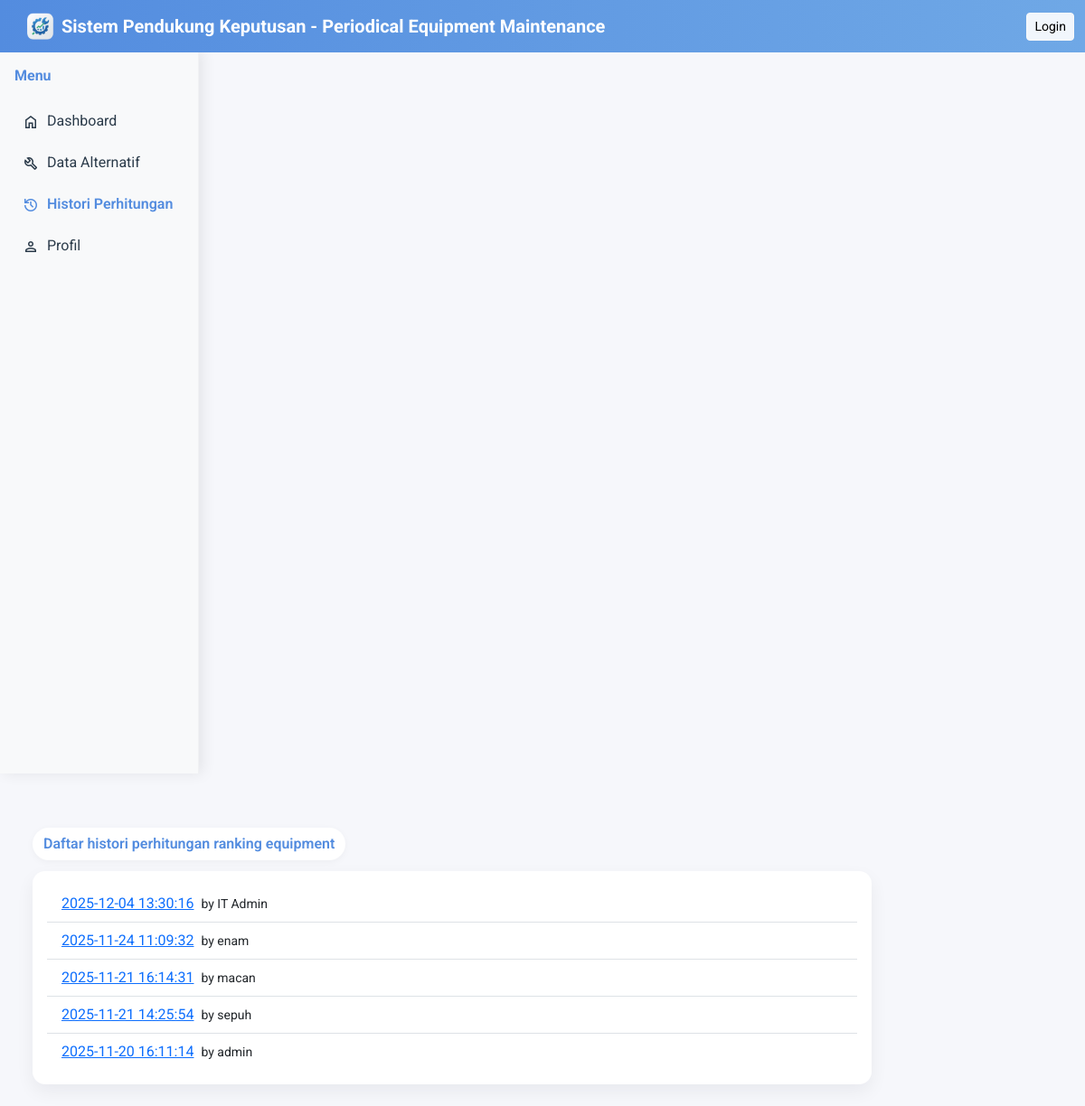
The page /pages/data_hasil.php on the database its author committed.
### tables this page shows
CREATE TABLE `compute_history` (
  `id_history` int(11) NOT NULL,
  `computed_by` varchar(100) DEFAULT NULL,
  `computed_at` datetime DEFAULT current_timestamp(),
  `filters` text DEFAULT NULL
);

### pages/data_hasil.php (the view, shortened to what this page needs)
<?php
include('../config/db.php');
include('../includes/header.php');
include('../includes/sidebar.php');
?>
<div class="container mt-4">
  <span class="welcome-pill no-print">Daftar histori perhitungan ranking equipment</span>
<?php
if (!empty($_GET['history_id'])) {
  $hid = (int)$_GET['history_id'];
  $h = $koneksi->query("SELECT * FROM compute_history WHERE id_history=$hid")->fetch_assoc();
  if (!$h) {
      echo "<div class='alert alert-warning'>History tidak ditemukan.</div>";
  } else {
    echo "<div class='mb-2'>Perhitungan oleh <strong>".htmlspecialchars($h['computed_by'])."</strong> pada <strong>".htmlspecialchars($h['computed_at'])."</strong></div>";
    echo "<div class='mb-2'>";
    echo "<button class='btn btn-sm btn-outline-primary' onclick='window.print()'>Cetak</button> ";
    if (isset($_SESSION['role']) && $_SESSION['role'] === 'admin') {
      $formId = 'delete-form-'.intval($hid);
       echo "<form id='".$formId."' method='POST' action='/SPK-PEM/process/delete_history.php' style='display:inline'>";
       echo "<input type='hidden' name='history_id' value='".htmlspecialchars($hid)."'>";
       echo "<button type='button' data-form='".$formId."' class='btn btn-sm btn-outline-danger ms-2 btn-delete-history' title='Hapus History'>";
       echo '<span class="material-symbols-outlined">delete</span>';
       echo "</button>";
       echo "</form>";
    }
    echo "</div>";
    echo "<div class='card'><div class='card-body p-0'>
          <table class='table table-bordered mb-0'>
            <thead>
              <tr>
                <th>Rank</th>
                <th>ID</th>
                <th>Equipment</th>
                <th>Inspection Item</th>
                <th>Plant</th>
                <th>Score</th>
              </tr>
            </thead>
            <tbody>";
    $q = $koneksi->query("
          SELECT
            cr.*,
            e.equipment_name AS live_name,
            e.inspection_name AS live_inspection,
            p.plant_name AS live_plant
          FROM compute_results cr
          LEFT JOIN equipment e ON cr.id_equipment = e.id_equipment
          LEFT JOIN plant p ON e.id_plant = p.id_plant
          WHERE cr.history_id = $hid
          ORDER BY cr.score DESC
    ");
    $rank = 1;
    while($row = $q->fetch_assoc()){
      if(!empty($row['live_name'])){
        $displayName = htmlspecialchars($row['live_name']);
        $displayInspection = htmlspecialchars($row['live_inspection'] ?? '');
      } else {
        $det = json_decode($row['details'], true);
        $displayName = htmlspecialchars($det['name'] ?? '(deleted)');
        $displayInspection = htmlspecialchars($det['inspection'] ?? '');
      }
      if (!empty($row['live_plant'])) {
          $displayPlant = htmlspecialchars($row['live_plant']);
      } else {
          $det = json_decode($row['details'], true);
          $displayPlant = htmlspecialchars($det['plant'] ?? '(unknown)');
      }
      echo "<tr>
              <td>$rank</td>
              <td>".$row['id_equipment']."</td>
              <td>".$displayName."</td>
              <td>".$displayInspection."</td>
              <td>".$displayPlant."</td>
              <td>".round($row['score'],4)."</td>
            </tr>";
      $rank++;
    }
    echo "</tbody></table></div></div>";
  }
} else {
  $qh = $koneksi->query("SELECT * FROM compute_history ORDER BY computed_at DESC");
  echo "<div class='card'><div class='card-body'><ul class='list-group list-group-flush'>";
  while($hh = $qh->fetch_assoc()){
    $date = $hh['computed_at'];
    $who = htmlspecialchars($hh['computed_by']);
    echo "<li class='list-group-item d-flex justify-content-between align-items-center'>";
    echo "<div><a href='?history_id={$hh['id_history']}'>".htmlspecialchars($date)."</a> &nbsp;<small>by $who</small></div>";
    echo "</li>";
  }
  echo "</ul></div></div>";
}
?>
</div>
<?php include('../includes/footer.php'); ?>

### style.css (style rules this page uses)
body, input, button, select, textarea, .nav, .sidebar, .card, .page-content, .navbar, .btn { font-family: 'Roboto', sans-serif !important; }
.card { word-wrap: break-word; }
:root { --accent-1: #538CDF; --accent-2: #34a0ff; --card-bg: #ffffff; --muted: #6c757d; }
.welcome-pill { display: block; max-width: 860px; margin: 12px auto; padding: 12px 18px; border-radius: 14px; background: linear-gradient(180deg, rgba(83, 140, 223, 0.12), rgba(83, 140, 223, 0.06)); color: var(--accent-1); font-weight: 600; text-align: center; box-shadow: 0 8px 20px rgba(83, 140, 223, 0.08) }
.card, .dash-card { border: none; border-radius: 14px; box-shadow: 0 8px 20px rgba(17, 24, 39, 0.06); transition: transform .18s ease, box-shadow .18s ease }

### includes/header.php (style rules this page uses)
body { padding-top: 56px; font-family: 'Roboto', sans-serif; background: #f6f7fb; }
.welcome-pill { display:inline-block; padding:6px 12px; background:#fff; border-radius:999px; box-shadow:0 2px 8px rgba(0,0,0,0.04); margin-bottom:12px; }

### rows shown on the page
compute_history: computed_at "2025-12-04 13:30:16", computed_by "IT Admin"
compute_history: computed_at "2025-11-24 11:09:32", computed_by "enam"
compute_history: computed_at "2025-11-21 16:14:31", computed_by "macan"
compute_history: computed_at "2025-11-21 14:25:54", computed_by "sepuh"
compute_history: computed_at "2025-11-20 16:11:14", computed_by "admin"
